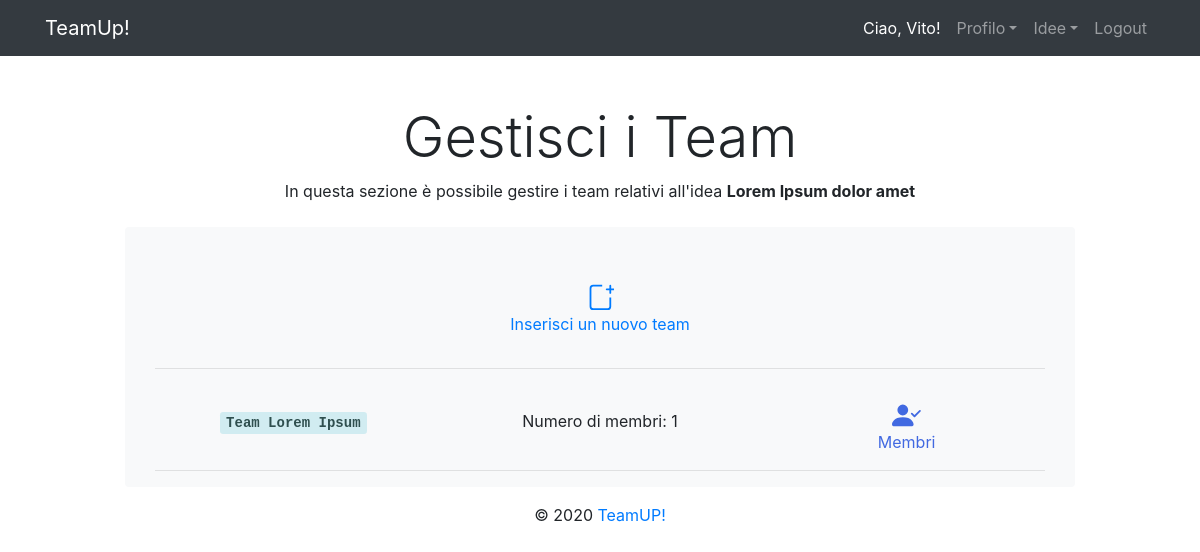
Page /teams/manageTeam/10 (signed in) on the committed database.
### tables this page shows
CREATE TABLE IF NOT EXISTS `idea` (
  `id` int(11) NOT NULL AUTO_INCREMENT,
  `title` varchar(255) NOT NULL,
  `ownerId` int(11) NOT NULL,
  `description` text NOT NULL,
  `creationDate` timestamp NOT NULL DEFAULT CURRENT_TIMESTAMP,
  `sponsorEndDate` date DEFAULT NULL,
  `sponsorCategoryid` int(11) DEFAULT NULL,
  PRIMARY KEY (`id`),
  KEY `fk_idea_users_idx` (`ownerId`),
  KEY `fk_idea_sponsorCategoryModel1_idx` (`sponsorCategoryid`)
);

CREATE TABLE IF NOT EXISTS `team` (
  `id` int(11) NOT NULL AUTO_INCREMENT,
  `name` varchar(255) NOT NULL,
  `ideaId` int(11) NOT NULL,
  PRIMARY KEY (`id`),
  KEY `fk_team_idea1_idx` (`ideaId`)
);

### app/controllers/Teams.php (called while the page is built, shortened)
<?php
class Teams extends Controller{
    private $teamModel;
    private $ideaModel;
    private $partecipationRequestModel;
    public function __construct()
    {
        $this->teamModel = $this->model(TeamModel::class);
        $this->ideaModel = $this->model(IdeaModel::class);
        $this->partecipationRequestModel = $this->model(PartecipationRequestModel::class);
    }
    public function manageTeam($id = null ){
        if(!$this->partecipationRequestModel->isUserParticipant($id,$_SESSION[USER_ID]) && $this->ideaModel->getIdeaById($id)->getOwnerId() != $_SESSION[USER_ID]) {
            redirect("");
        }
        if($this->partecipationRequestModel->isUserParticipant($id,$_SESSION[USER_ID])){
             $data[ROLE] = PARTICIPANT;
        }else{
            $data[ROLE] = OWNER;
        }
        $data[IDEA_DTO] = $this->ideaModel->getIdeaById($id);
        $data[TEAM_DTO] = $this->teamModel->getTeamsByIdeaId($id);
        foreach ($data[TEAM_DTO] as $team){
            $team->setNumberOfMember( $this->teamModel->countMemberByTeam($team->getId()));
        }
        $this->view(TEAM_MANAGE_VIEW,$data);
    }
}

### app/libraries/Core.php (called while the page is built, shortened)
<?php
  class Core
  {
      protected $currentMethod = 'bestIdeas';
      public function __construct()
      {
          $url = $this->getUrl();
          if ($url > 0 && file_exists('../app/controllers/' . ucwords($url[0]) . '.php')) {
              unset($url[0]);
          }
          $this->currentController = new $this->currentController;
          if (isset($url[1]) && method_exists($this->currentController, $url[1])) {
              $this->currentMethod = $url[1];
              unset($url[1]);
          }
          $this->params = $url ? array_values($url) : [];
          call_user_func_array([$this->currentController, $this->currentMethod], $this->params);
      }
      public function getUrl(){
          if (isset($_GET['url'])) {
              $url = rtrim($_GET['url'], '/');
              $url = filter_var($url, FILTER_SANITIZE_URL);
              return explode('/', $url);
          }
          return null;
      }
  }

### public/index.php (called while the page is built, shortened)
<?php
$init = new Core;

### app/libraries/Database.php (called while the page is built, shortened)
<?php
class Database {
    private $dbh;
    private $stmt;
    public function __construct(){
        $dsn = 'mysql:host=' . DB_HOST . ';dbname=' . DB_NAME;
        $options = array(
            PDO::ATTR_PERSISTENT => true,
            PDO::ATTR_ERRMODE => PDO::ERRMODE_EXCEPTION
        );
        try{
            $this->dbh = new PDO($dsn, DB_USER, DB_PASS, $options);
        } catch(PDOException $e){
            echo $e->getMessage();
        }
    }
    public function query($sql){
        $this->stmt = $this->dbh->prepare($sql);
    }
    public function bind($param, $value, $type = null){
        if(is_null($type)){
            switch(true){
                default:
                    $type = PDO::PARAM_STR;
            }
        }
        $this->stmt->bindValue($param, $value, $type);
    }
    public function execute(){
        return $this->stmt->execute();
    }
    public function single(){
        $this->execute();
        return $this->stmt->fetch(PDO::FETCH_OBJ);
    }
    public function rowCount(){
        return $this->stmt->rowCount();
    }
    public function classesFromResultSet($className){
        $this->execute();
        return $this->stmt->fetchAll(PDO::FETCH_CLASS, $className);
    }
    public function classFromSingle($className){
        $this->stmt->setFetchMode(PDO::FETCH_CLASS, $className);
        $this->execute();
        return $this->stmt->fetch();
    }
}

### app/models/IdeaModel.php (called while the page is built, shortened)
<?php
class IdeaModel{
    private $database;
    public function __construct(){
        $this->database = new Database();
    }
    public function getIdeaByID($id){
        $this->database->query(GET_IDEA_BY_ID_QUERY);
        $this->database->bind(":id", $id);
        return $this->database->classFromSingle(IdeaDTO::class);
    }
}
class IdeaDTO {
    private $id;
    private $title;
    public function getId()
    {
        return $this->id;
    }
    public function getTitle()
    {
        return $this->title;
    }
}

### app/models/PartecipationRequestModel.php (called while the page is built, shortened)
<?php
class PartecipationRequestModel{
    protected $database;
    public function __construct(){
        $this->database = new Database();
    }
    public function isUserParticipant($ideaId,$userId){
        $this->database->query(IS_USER_PARTICIPANT_QUERY);
        $this->database->bind(IDEA_ID_QUERY,$ideaId);
        $this->database->bind(USER_ID_QUERY,$userId);
        $this->database->single();
        return ($this->database->rowCount() > 0);
    }
}

### app/models/TeamModel.php (called while the page is built, shortened)
<?php
class TeamModel{
    private $database;
    public function __construct()
    {
        $this->database = new Database();
    }
    public function getTeamsByIdeaId($id){
        $this->database->query(GET_TEAMS_BY_IDEA_QUERY);
        $this->database->bind(':id', $id);
        return $this->database->classesFromResultSet(TeamDTO::class);
    }
    public function countMemberByTeam($id){
        $this->database->query(COUNT_MEMBER_BY_TEAM_QUERY);
        $this->database->bind(':id',$id);
        $this->database->execute();
        return $this->database->fetchColumn();
    }
}
class TeamDTO
{
    protected $id;
    protected $name;
    protected $ideaId;
    protected $numberOfMember;
    public function getId()
    {
        return $this->id;
    }
    public function getName()
    {
        return $this->name;
    }
    public function getIdeaId()
    {
        return $this->ideaId;
    }
    public function getNumberOfMember()
    {
        return $this->numberOfMember;
    }
    public function setNumberOfMember($numberOfMember)
    {
        $this->numberOfMember = $numberOfMember;
    }
}

### app/views/teams/manageTeam.php (the view, shortened to what this page needs)
<?php require APPROOT . '/views/inc/header.php'; ?>
<div class="row">
        <div class="container text-center mt-3">
            <?php if($data[ROLE] == PARTICIPANT):?>
            <label class="display-4">Visualizza i team</label>
            <p>In questa sezione è possibile visualizzare i team relativi all'idea <strong><?php echo $data[IDEA_DTO]->getTitle();?></strong></p>
            <?php elseif($data[ROLE] == OWNER):?>
            <label class="display-4">Gestisci i Team</label>
            <p>In questa sezione è possibile gestire i team relativi all'idea <strong><?php echo $data[IDEA_DTO]->getTitle();?></strong></p>
        </div>
        <div class="container bg-light rounded mt-2 col-md-10">
            <div class="container text-center">
                <div class="row mt-3 justify-content-md-center">
                    <div class="col-12 mt-3 mb-3">
                        <a href="<?php echo URLROOT; ?>/teams/newTeam/<?php echo $data[IDEA_DTO]->getId(); ?>" style="">
                            <div class="row d-flex justify-content-center">
                            </div>
                            <div class="row">
                                <div class="col-md-12">Inserisci un nuovo team</div>
                            </div>
                        </a>
                    </div>
                </div>
            <?php endif;?>
            <hr>
            <?php   if(empty($data[TEAM_DTO])):?>
                <div class="alert alert-danger" role="alert">
                    <strong>Questa idea non possiede team</strong>
                </div>
            <?php else :?>
                <?php foreach ($data[TEAM_DTO] as $team): ?>
                    <div class="row mb-3 mt-3">
                        <div class="col-md-4 mt-4">
                            <kbd style= "color: darkslategray;" class="text-left alert-info"><label for="description"><strong><?php echo $team->getName(); ?></strong></label></kbd>
                        </div>
                        <div class="col-md-4 mt-4">
                                Numero di membri: <?php echo $team->getNumberOfMember()?>
                        </div>
                        <div class="col-md-4">
                            <div class="row">
                                <div class="col-md-12 mt-3">
                                    <a href="<?php echo URLROOT."/users/getMembersList/".$team->getIdeaId()."/".$team->getId(); ?>" style="color: royalblue">
                                        <div class="row d-flex justify-content-center">
                                        </div>
                                        <div class="row">
                                            <div class="col-md-12">Membri</div>
                                        </div>
                                    </a>
                                </div>
                            </div>
                        </div>
                    </div>
                    <hr>
                <?php endforeach; ?>
            <?php endif;?>
        </div>
    </div>
</div>
<?php require APPROOT . '/views/inc/footer.php'; ?>

### rows in the picture
idea: title "Lorem Ipsum dolor amet"
team: name "Team Lorem Ipsum", NumberOfMember "1"

### other values in the picture
SITENAME "TeamUp!"
$_SESSION['userFirstName'] "Vito"
